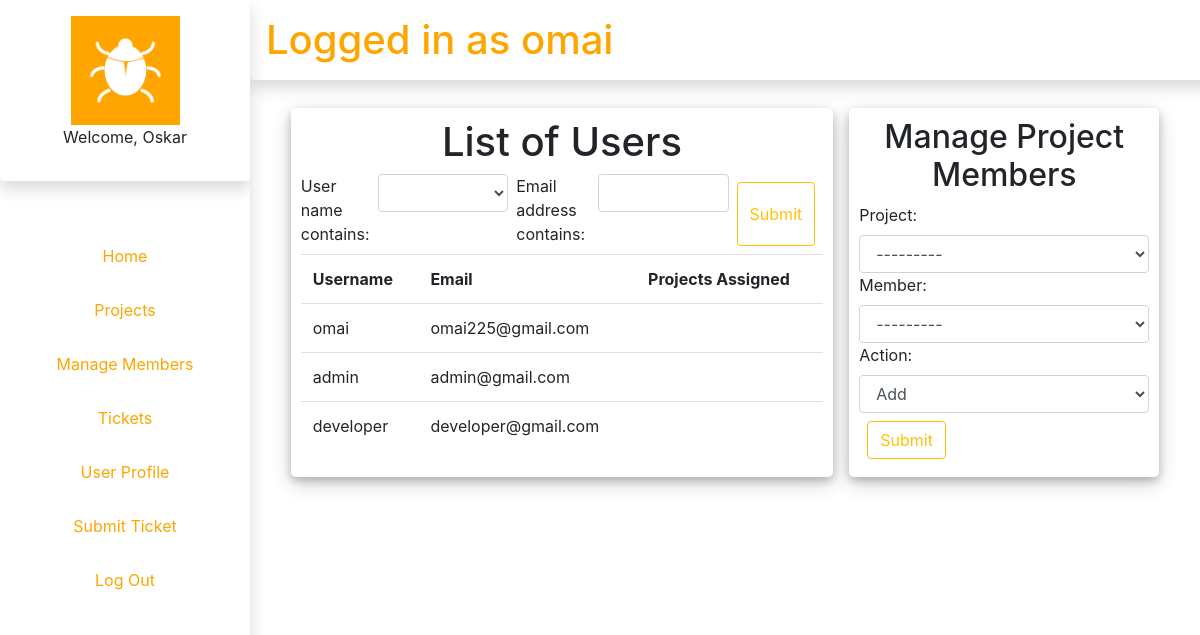
Before: /projects/personnel/ (signed in) with the older database file.
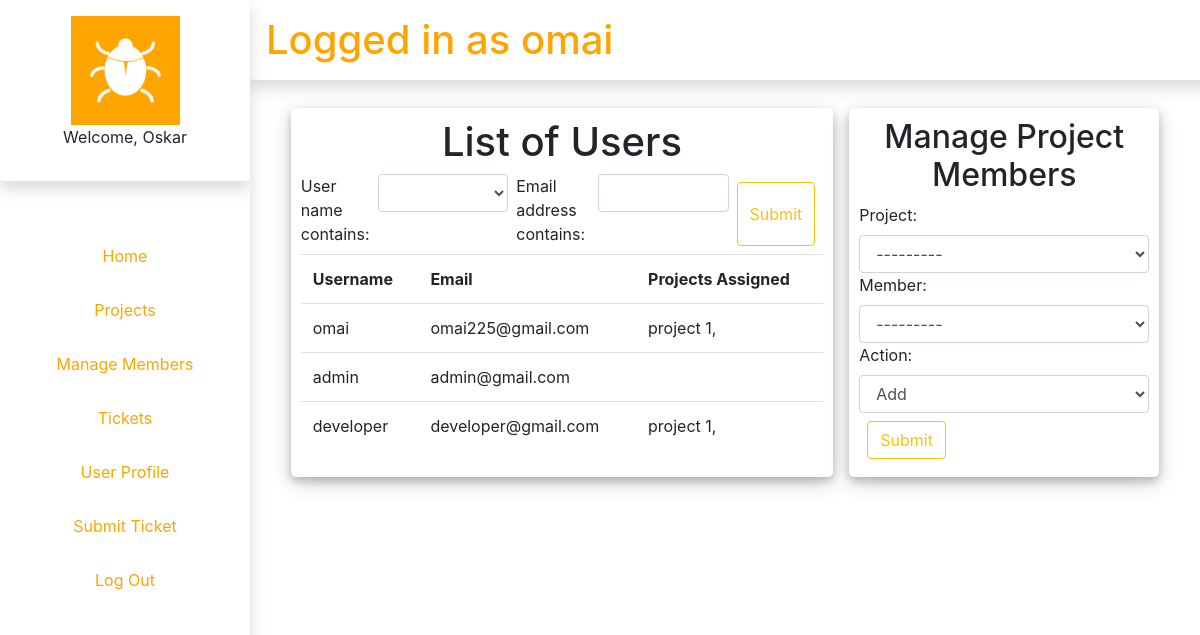
After: the same page with the newer database file.
### authenticate/models.py (models this page shows)
class NewUser(AbstractBaseUser, PermissionsMixin):
	email = models.EmailField(_('email address'), unique=True)
	user_name = models.CharField(max_length=150, unique=True)
	first_name = models.CharField(max_length=150, blank=True)
	start_date = models.DateTimeField(default=timezone.now)
	pfp = models.ImageField(default="pfp1.jpg",null=True,blank=True)
	about = models.TextField(_(
		'about'), max_length=150, blank=True)
	is_staff = models.BooleanField(default=False)
	is_active = models.BooleanField(default=True)
	objects = CustomAccountManager()
	USERNAME_FIELD = "email"
	REQUIRED_FIELDS = ['user_name', 'first_name']
	def __str__(self):
		return self.user_name

### projects/models.py (models this page shows, shortened)
class ProjectMember(models.Model):
	project = models.ForeignKey(Project, on_delete=models.CASCADE,related_name="medium_project")
	member = models.ForeignKey(settings.AUTH_USER_MODEL, on_delete=models.CASCADE, related_name="medium_member")
	class Meta:
		unique_together = ["project","member"]

class Project(models.Model):
	submitter = models.ForeignKey(settings.AUTH_USER_MODEL, on_delete=models.CASCADE , related_name= "projects_created")
	name = models.CharField(max_length=64)
	description = models.CharField(max_length=1000)
	class Meta:
		unique_together = ["name", 'submitter']
	def __str__(self):
		return u'{0}'.format(str(self.id) + ": " + self.name)

### authenticate/decorators.py (the view)
		def wrapper_func(request, *args,**kwargs):
			group = None
			if request.user.groups.exists():
				group = request.user.groups.all()[0].name
			if group in allowed_roles:
				return view_func(request,*args,**kwargs)
			else:
				return HttpResponse("You are not authorized to view this page")

### projects/forms.py
class AssignProjectForm(forms.Form):
	actionChoices = (
		('0',u'Add'),
		('1',u'Remove')
		)
	project = forms.ModelChoiceField(queryset= Project.objects.all(), label=None)
	project.widget.attrs['class'] = 'form-control'
	member = forms.ModelChoiceField(queryset= NewUser.objects.filter(groups__name__in=['admin','developer']), label=None)
	member.widget.attrs['class']='form-control'
	action = forms.ChoiceField(required = True, choices= actionChoices)
	action.widget.attrs['class']='form-control'
	class Meta:
		model = ProjectMember
		fields = ['project','member']

### projects/templates/personnel/index.html (shortened to what this page needs)
{% extends "authenticate/layout.html" %}
{% block body %}
	<div>
		<div class="d-flex align-items-stretch justify-content-center">
			<div class="table_card col-sm-7 m-2">
				<h1 class="text-center">List of Users</h1>
				<form method="get">
					<div class="d-flex align-items-stretch">
						{{user_filter.form}}
						<button  class="btn btn-outline-warning m-2" type="submit">Submit</button>
					</div>
				</form>
				<div>
					<table class="table">
						<tr>
							<th scope="col">Username</th>
							<th scope="col">Email</th>
							<th scope="col">Projects Assigned</th>
						</tr>
					{% for user in user_list %}
						<tr>
							<td scope="row">{{user.user_name}}</td>
							<td>{{user.email}}</td>
							<td>
							{% for instance in user.medium_member.all %}
								{{instance.project.name}},
							{%endfor%}
							</td>
						</tr>
					{%endfor%}
					</table>
				</div>
			</div>
			<div class="form_card col-sm-4 m-2">
				<h2 class="text-center">Manage Project Members</h2>
				<form method="post" action="{% url 'projects:personnel' %}">
					{{form}}
					<button class="btn btn-outline-warning m-2" type="submit">Submit</button>
				</form>
			</div>
		</div>
	</div>
{% endblock %}

### authenticate/templates/authenticate/layout.html (shortened to what this page needs)
{% load static %}
<!DOCTYPE html>
<html>
<head>
	<link rel="stylesheet" href="https://stackpath.bootstrapcdn.com/bootstrap/4.3.1/css/bootstrap.min.css">
	<link rel="stylesheet" type= "text/css" href="{% static '/css/style.css' %}?{% now 'U' %}">
</head>
<body>
	<div id="nav" class="shadow">
		<ul>
			<div class="shadow p-3 mb-5 rounded">
				<img src="{%static 'logo.png' %}">
				<p>Welcome, {{user.first_name}}</p>
			</div>
			{%if request.user.is_superuser%}
				<li><a href="{%url 'authenticate:home' %}">Home</a></li>
				<li><a href="{%url 'projects:index' %}">Projects</a></li>
				<li><a href="{%url 'projects:personnel' %}">Manage Members</a></li>
			{%endif%}
			{%if request.user.is_staff%}
				<li><a href="{%url 'tickets:index' %}">Tickets</a></li>
			{%endif%}
				<li><a href="{%url 'user_profile:index' %}">User Profile</a></li>
				<li><a href="{%url 'tickets:submit' %}">Submit Ticket</a></li>
				<li><a href="{%url 'authenticate:logout' %}">Log Out</a></li>
		</ul>
	</div>
	<div id="header" class="shadow p-3 mb-5 rounded">
		<h1>Logged in as {{user.user_name}}</h1>
	</div>
	<div id="main">
		{% block body%}
		{%endblock%}
	</div>
</body>
</html>

Changed rows visible on the page:
added ProjectMember: project.name "project 1", shown under NewUser "omai"
added ProjectMember: project.name "project 1", shown under NewUser "developer"
